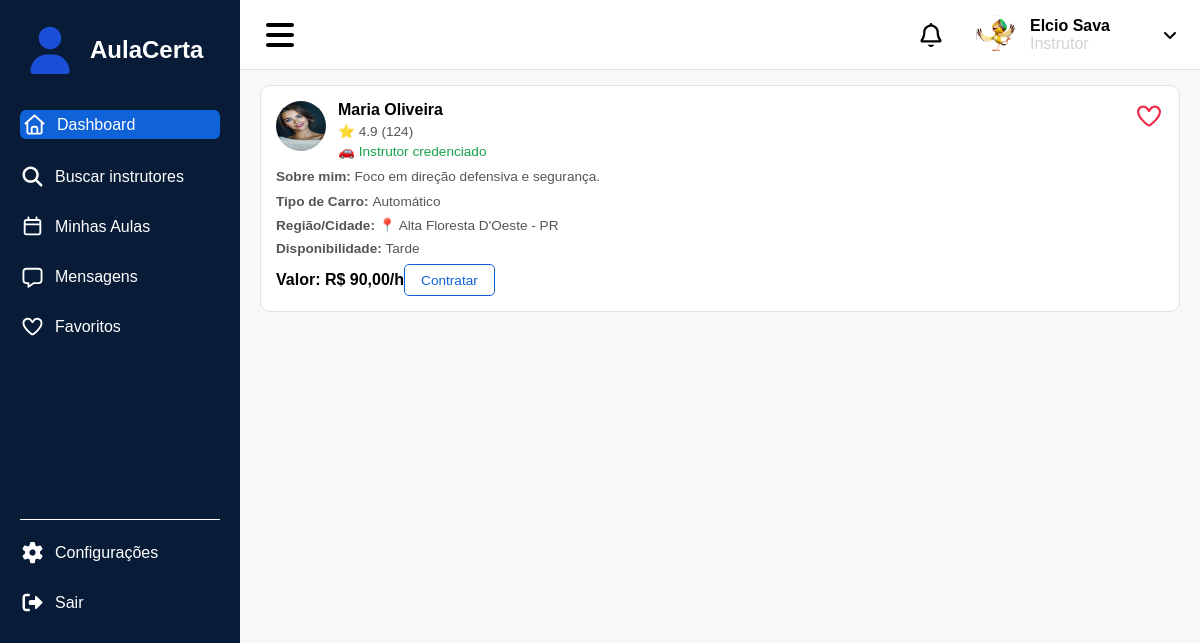
Screenshot of /perfil_instrutor.php?id=4 (signed in) with the database file from the repository.
### tables this page shows
CREATE TABLE `usuario` (
  `id_usuario` int(11) NOT NULL,
  `email_usuario` varchar(50) DEFAULT NULL,
  `senha_usuario` varchar(255) DEFAULT NULL,
  `cargo_usuario` enum('Aluno','Instrutor') DEFAULT 'Aluno',
  `nome_usuario` varchar(50) DEFAULT NULL,
  `foto_usuario` varchar(255) DEFAULT NULL
);

CREATE TABLE `detalhes` (
  `id_usuario` int(11) NOT NULL,
  `id` int(11) NOT NULL,
  `descricao` varchar(255) DEFAULT NULL,
  `cambio` varchar(20) DEFAULT NULL,
  `estado` varchar(20) DEFAULT NULL,
  `cidade` varchar(50) DEFAULT NULL,
  `valor` varchar(10) DEFAULT NULL,
  `dispo` varchar(10) DEFAULT NULL
);

CREATE TABLE `municipios` (
  `id_municipio` int(11) NOT NULL,
  `codigo_municipio` int(11) NOT NULL,
  `nome_municipio` varchar(255) NOT NULL,
  `uf_estado` char(2) NOT NULL
);

### perfil_instrutor.php (the view, shortened to what this page needs)
<?php
include 'conexao/conexao.php';
$sql = "SELECT * FROM usuario WHERE id_usuario = :id_usuario";
$stmt = $conexao->prepare($sql);
$stmt->bindValue(":id_usuario", $_SESSION['id_usuario']);
$stmt->execute();
$usuario = $stmt->fetch(PDO::FETCH_ASSOC);
?>
<!DOCTYPE html>
<html lang="pt-br">
<head>
</head>
<body>
    <section class="menu">
        <header>
            <div class="barras">
                <img src="img/barras.svg" alt="">
            </div>
            <div class="perfil">
                <img src="img/bell.svg" alt="" class="sino">
                <img src="<?php echo $usuario['foto_usuario']; ?>" alt="" class="pessoa" onclick="perfil()">
                <div class="descricao">
                    <strong><?php echo $_SESSION['nome_usuario']; ?></strong>
                    <span><?php echo $usuario['cargo_usuario']; ?></span>
                </div>
                <div class="down">
                    <img src="img/down.svg" alt="">
                </div>
            </div>
        </header>
        <div class="menu_lateral">
            <div class="logo">
                <img src="img/user.svg" alt="">
                <h1>AulaCerta</h1>
            </div>
            <div class="topicos">
                <div class="topico destaque" onclick="dashboard()">
                    <img src="img/house.svg" alt="">
                    <h2>Dashboard</h2>
                </div>
                <div class="topico cursor" onclick="pesquisar()">
                    <img src="img/search.svg" alt="">
                    <h2>Buscar instrutores</h2>
                </div>
                <div class="topico">
                    <img src="img/calendar.svg" alt="">
                    <h2>Minhas Aulas</h2>
                </div>
                <div class="topico">
                    <img src="img/message.svg" alt="">
                    <h2>Mensagens</h2>
                </div>
                <div class="topico">
                    <img src="img/hearth.svg" alt="">
                    <h2>Favoritos</h2>
                </div>
            </div>
            <div class="acoes">
                <div class="acao">
                    <img src="img/config.svg" alt="">
                    <h2>Configurações</h2>
                </div>
                <div class="acao cursor" onclick="sair()">
                    <img src="img/sair.svg" alt="">
                    <h2>Sair</h2>
                </div>
            </div>
        </div>
        <div class="instrutores">
            <div class="cards_instrutores">
                <?php
                include "conexao/conexao.php";
                $id = $_GET['id'] ?? null;
                $instrutores = "SELECT
                                    u.id_usuario,
                                    u.nome_usuario,
                                    u.foto_usuario,
                                    u.cargo_usuario,
                                    d.descricao,
                                    d.cambio,
                                    d.estado,
                                    d.cidade,
                                    d.valor,
                                    d.dispo,
                                    m.nome_municipio
                                FROM usuario AS u
                                INNER JOIN detalhes AS d ON u.id_usuario = d.id_usuario
                                INNER JOIN municipios AS m ON m.id_municipio = d.cidade
                                WHERE u.id_usuario = :id";
                $stmt = $conexao->prepare($instrutores);
                $stmt->bindParam(':id', $id);
                $stmt->execute();
                while ($linha = $stmt->fetch(PDO::FETCH_ASSOC)) {
                    echo "<div class='card_instrutor'>";
                    echo "<div class='card_topo'>";
                    echo "<img src='{$linha['foto_usuario']}' class='foto_instrutor'>";
                    echo "<div class='info_instrutor'>";
                    echo "<strong>{$linha['nome_usuario']}</strong>";
                    echo "<span>⭐ 4.9 (124)</span>";
                    echo "<span class='credenciado'>🚗 Instrutor credenciado</span>";
                    echo "</div>";
                    echo "</div>";
                    echo "<p><strong>Sobre mim: </strong>{$linha['descricao']}</p>";
                    echo "<span><strong>Tipo de Carro: </strong>{$linha['cambio']}</span>";
                    echo "<span><strong>Região/Cidade: </strong>📍 {$linha['nome_municipio']} - {$linha['estado']}</span>";
                    echo "<span><strong>Disponibilidade: </strong>{$linha['dispo']}</span>";
                    echo "<div class='card_rodape'>";
                    echo "<form action='agenda_aula.php' method='get'>";
                    echo "<strong><strong>Valor: </strong>R$ {$linha['valor']},00/h</strong><input type='hidden' value='{$linha['id_usuario']}' name='id'><button class='botao_perfil' onclick='agendar()'>Contratar</button>";
                    echo "</form>";
                    echo "</div>";
                    echo "<img src='img/hearth2.svg' class='favorito'>";
                    echo "</div>";
                }
                ?>
            </div>
        </div>
    </section>
</body>
</html>

### perfil_instrutor.php (style rules this page uses)
* { margin: 0; padding: 0; box-sizing: border-box; font-family: sans-serif; }
.menu { display: grid; grid-template-columns: 1fr 4fr; grid-template-rows: auto auto auto 1fr; height: 100vh; gap: 0; padding: 0; background: rgb(247, 248, 250); }
.menu_lateral { background: rgb(8, 28, 55); padding: 20px; display: flex; flex-direction: column; grid-row: 1 / -1; }
.logo { display: flex; align-items: center; gap: 10px; color: white; margin-bottom: 30px; }
.logo img { width: 60px; height: 60px; }
.topicos { margin-bottom: 150px; }
.acoes { border-top: solid 1px white; margin-top: 30px; padding-top: 20px; }
.topicos, .acoes { display: flex; flex-direction: column; gap: 25px; }
.topico, .acao { display: flex; align-items: center; gap: 10px; color: white; }
.topico img, .acao img { width: 25px; height: 25px; }
.topico h2, .acao h2 { font-size: 1rem; font-weight: normal; }
header { grid-column: 2 / 3; height: 70px; display: flex; align-items: center; justify-content: space-between; padding: 0 20px; border-bottom: solid 1px #e0e4ea; background: white; }
.pessoa { border-radius: 50%; height: 40px; width: 40px; }
.sino { height: 30px; width: 30px; margin-right: 20px; }
.perfil { display: flex; align-items: center; gap: 10px; }
.descricao { display: flex; flex-direction: column; margin-left: 4px; }
.down { width: 20px; height: 20px; margin-left: 40px; }
.barras { width: 40px; height: 40px; }
.descricao span { color: lightgrey; }
.instrutores { grid-column: 2 / 3; padding: 0 20px 20px 20px; display: flex; flex-direction: column; gap: 15px; }
.cards_instrutores { display: flex; gap: 15px; }
.card_instrutor { flex: 1; display: flex; flex-direction: column; gap: 8px; padding: 15px; border: solid 1px #e0e4ea; border-radius: 10px; background: white; position: relative; }
.card_topo { display: flex; align-items: flex-start; gap: 12px; }
.info_instrutor { display: flex; flex-direction: column; gap: 4px; }
.info_instrutor strong { font-size: 1rem; }
.info_instrutor span { font-size: 0.85rem; color: #555; }
.info_instrutor .credenciado { color: rgb(22, 163, 74); font-size: 0.85rem; }
.card_instrutor>p { font-size: 0.85rem; color: #555; line-height: 1.4; }
.card_instrutor>span { font-size: 0.85rem; color: #555; }
.card_rodape { display: flex; align-items: center; justify-content: space-between; margin-top: auto; }
.card_rodape strong { font-size: 1rem; }
.card_rodape button { height: 32px; padding: 0 16px; border-radius: 5px; border: solid 1px rgb(15, 98, 216); background: white; font-size: 0.85rem; color: rgb(15, 98, 216); }
.foto_instrutor { width: 50px; height: 50px; border-radius: 50%; background: #e0e4ea; }
.favorito { position: absolute; top: 15px; right: 15px; width: 30px; height: 30px; }
.destaque { background: rgb(15, 98, 216); padding: 2px; border-radius: 6px; }
.cursor { cursor: pointer; }

### rows the page displays
usuario: foto_usuario (picture), cargo_usuario "Instrutor"
usuario: foto_usuario (picture), nome_usuario "Maria Oliveira", detalhes.descricao "Foco em direção defensiva e segurança.", detalhes.cambio "Automático", municipios.nome_municipio "Alta Floresta D'Oeste", detalhes.estado "PR", detalhes.dispo "Tarde", detalhes.valor "90"

### other values shown
$_SESSION['nome_usuario'] "Elcio Sava"
